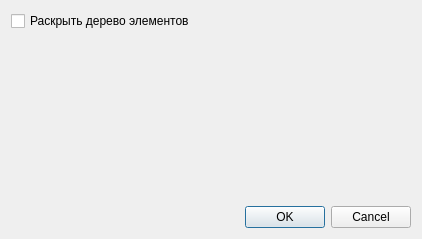
<?xml version="1.0" encoding="UTF-8"?>
<ui version="4.0">
 <class>DialogExportConf</class>
 <widget class="QDialog" name="DialogExportConf">
  <property name="geometry">
   <rect>
    <x>0</x>
    <y>0</y>
    <width>422</width>
    <height>239</height>
   </rect>
  </property>
  <property name="windowTitle">
   <string>Экспорт в XLSX</string>
  </property>
  <layout class="QVBoxLayout" name="verticalLayout">
   <item>
    <layout class="QVBoxLayout" name="verticalLayoutIt"/>
   </item>
   <item>
    <widget class="QCheckBox" name="checkBoxShort">
     <property name="text">
      <string>Раскрыть дерево элементов</string>
     </property>
    </widget>
   </item>
   <item>
    <spacer name="verticalSpacer">
     <property name="orientation">
      <enum>Qt::Vertical</enum>
     </property>
     <property name="sizeHint" stdset="0">
      <size>
       <width>20</width>
       <height>40</height>
      </size>
     </property>
    </spacer>
   </item>
   <item>
    <widget class="QDialogButtonBox" name="buttonBox">
     <property name="orientation">
      <enum>Qt::Horizontal</enum>
     </property>
     <property name="standardButtons">
      <set>QDialogButtonBox::Cancel|QDialogButtonBox::Ok</set>
     </property>
    </widget>
   </item>
  </layout>
 </widget>
 <resources/>
 <connections>
  <connection>
   <sender>buttonBox</sender>
   <signal>accepted()</signal>
   <receiver>DialogExportConf</receiver>
   <slot>accept()</slot>
   <hints>
    <hint type="sourcelabel">
     <x>248</x>
     <y>254</y>
    </hint>
    <hint type="destinationlabel">
     <x>157</x>
     <y>274</y>
    </hint>
   </hints>
  </connection>
  <connection>
   <sender>buttonBox</sender>
   <signal>rejected()</signal>
   <receiver>DialogExportConf</receiver>
   <slot>reject()</slot>
   <hints>
    <hint type="sourcelabel">
     <x>316</x>
     <y>260</y>
    </hint>
    <hint type="destinationlabel">
     <x>286</x>
     <y>274</y>
    </hint>
   </hints>
  </connection>
 </connections>
</ui>
